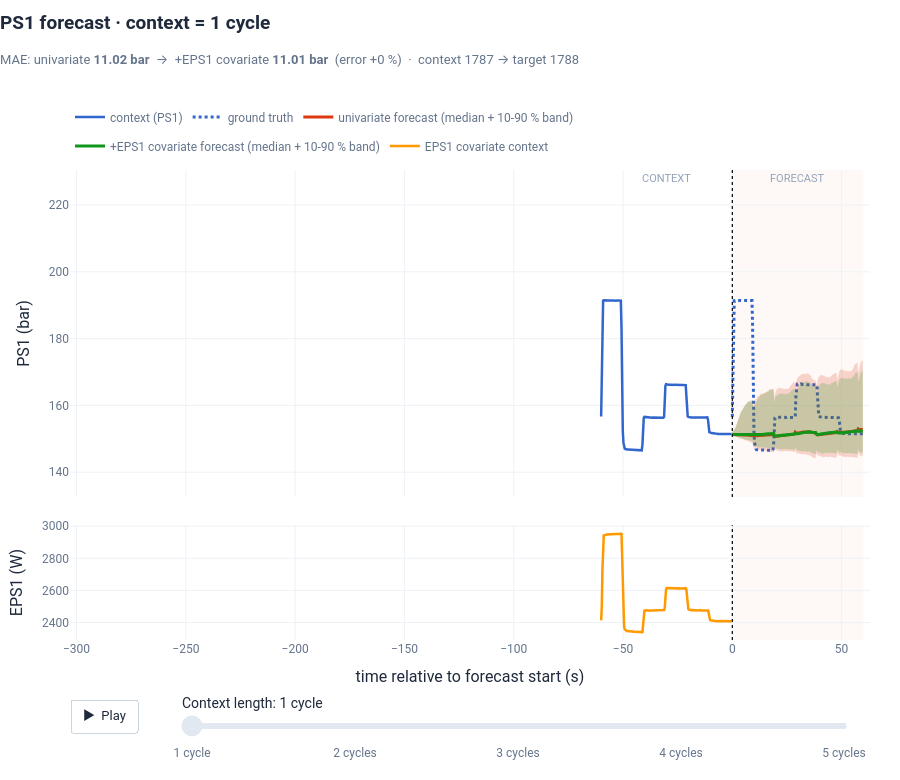

The notebook cell saved with this chart:
### Markdown cell above
## 5. Univariate vs. using EPS1 as a covariate

TiRex-2 can also look at *other* series while forecasting the target. Here we pass EPS1 (motor power) of cycle 1787 as
`past_covariates`, with the same repetition as PS1 (the covariate context must have the same length as the target context).
The green forecast uses PS1 **and** EPS1; the red one uses PS1 only. The lower panel shows exactly which extra signal the model sees.

### Code cell
show(forecast_figure(N_LIST, covariate=True), "forecast-covariate-slider")

### Figure 1 — Plotly figure (JSON) as saved in the notebook; plotly's stock layout.template omitted (floating-point values rounded to 4 significant figures; data arrays with more than 128 entries replaced by an {"elided": "..."} marker saying what was removed)
{"data": [{"hovertemplate": "%{y:.1f} bar<extra>context</extra>", "line": {"color": "#3366CC", "width": 2.5}, "mode": "lines", "name": "context (PS1)", "type": "scatter", "x": {"elided": "201 float values"}, "xaxis": "x", "y": {"elided": "201 float values"}, "yaxis": "y"}, {"hovertemplate": "%{y:.1f} bar<extra>ground truth</extra>", "line": {"color": "#3366CC", "dash": "dot", "width": 3}, "mode": "lines", "name": "ground truth", "type": "scatter", "x": {"elided": "200 float values"}, "xaxis": "x", "y": {"elided": "200 float values"}, "yaxis": "y"}, {"hoverinfo": "skip", "legendgroup": "uni", "line": {"width": 0}, "mode": "lines", "showlegend": false, "type": "scatter", "x": {"elided": "200 float values"}, "xaxis": "x", "y": {"elided": "200 float values"}, "yaxis": "y"}, {"fill": "tonexty", "fillcolor": "rgba(220,57,18,0.2)", "hoverinfo": "skip", "legendgroup": "uni", "line": {"width": 0}, "mode": "lines", "showlegend": false, "type": "scatter", "x": {"elided": "200 float values"}, "xaxis": "x", "y": {"elided": "200 float values"}, "yaxis": "y"}, {"customdata": {"elided": "200x2 float values"}, "hovertemplate": "%{y:.1f} bar  (10-90 %: %{customdata[0]:.1f} – %{customdata[1]:.1f})<extra>univariate forecast (median + 10-90 % band)</extra>", "legendgroup": "uni", "line": {"color": "#DC3912", "dash": "solid", "width": 3}, "mode": "lines", "name": "univariate forecast (median + 10-90 % band)", "type": "scatter", "x": {"elided": "200 float values"}, "xaxis": "x", "y": {"elided": "200 float values"}, "yaxis": "y"}, {"hoverinfo": "skip", "legendgroup": "cov", "line": {"width": 0}, "mode": "lines", "showlegend": false, "type": "scatter", "x": {"elided": "200 float values"}, "xaxis": "x", "y": {"elided": "200 float values"}, "yaxis": "y"}, {"fill": "tonexty", "fillcolor": "rgba(16,150,24,0.2)", "hoverinfo": "skip", "legendgroup": "cov", "line": {"width": 0}, "mode": "lines", "showlegend": false, "type": "scatter", "x": {"elided": "200 float values"}, "xaxis": "x", "y": {"elided": "200 float values"}, "yaxis": "y"}, {"customdata": {"elided": "200x2 float values"}, "hovertemplate": "%{y:.1f} bar  (10-90 %: %{customdata[0]:.1f} – %{customdata[1]:.1f})<extra>+EPS1 covariate forecast (median + 10-90 % band)</extra>", "legendgroup": "cov", "line": {"color": "#109618", "dash": "solid", "width": 3}, "mode": "lines", "name": "+EPS1 covariate forecast (median + 10-90 % band)", "type": "scatter", "x": {"elided": "200 float values"}, "xaxis": "x", "y": {"elided": "200 float values"}, "yaxis": "y"}, {"hovertemplate": "%{y:.0f} W<extra>EPS1 context</extra>", "line": {"color": "#FF9900", "width": 2.5}, "mode": "lines", "name": "EPS1 covariate context", "type": "scatter", "x": {"elided": "201 float values"}, "xaxis": "x2", "y": {"elided": "201 float values"}, "yaxis": "y2"}], "layout": {"annotations": [{"font": {"color": "#94a3b8", "size": 11}, "showarrow": false, "text": "FORECAST", "x": 30.0, "xref": "x", "y": 1, "yanchor": "top", "yref": "y domain"}, {"font": {"color": "#94a3b8", "size": 11}, "showarrow": false, "text": "CONTEXT", "x": -30.0, "xref": "x", "y": 1, "yanchor": "top", "yref": "y domain"}], "height": 780, "legend": {"x": 0.0, "xanchor": "left", "y": 1.02, "yanchor": "bottom"}, "margin": {"b": 140, "t": 170}, "shapes": [{"fillcolor": "rgba(220,57,18,0.03)", "layer": "below", "line": {"width": 0}, "type": "rect", "x0": 0, "x1": 60, "xref": "x", "y0": 0, "y1": 1, "yref": "y domain"}, {"fillcolor": "rgba(220,57,18,0.03)", "layer": "below", "line": {"width": 0}, "type": "rect", "x0": 0, "x1": 60, "xref": "x2", "y0": 0, "y1": 1, "yref": "y2 domain"}, {"line": {"color": "#000000", "dash": "dot", "width": 1.2}, "type": "line", "x0": 0, "x1": 0, "xref": "x", "y0": 0, "y1": 1, "yref": "y domain"}, {"line": {"color": "#000000", "dash": "dot", "width": 1.2}, "type": "line", "x0": 0, "x1": 0, "xref": "x2", "y0": 0, "y1": 1, "yref": "y2 domain"}], "sliders": [{"active": 0, "activebgcolor": "#1e293b", "bgcolor": "#e2e8f0", "bordercolor": "#e2e8f0", "currentvalue": {"font": {"color": "#1e293b", "size": 14}, "prefix": "Context length: "}, "font": {"color": "#64748b", "size": 12}, "len": 0.84, "minorticklen": 0, "pad": {"b": 0, "t": 50}, "steps": [{"args": [["1"], {"frame": {"duration": 0, "redraw": true}, "mode": "immediate", "transition": {"duration": 0}}], "label": "1 cycle", "method": "animate"}, {"args": [["2"], {"frame": {"duration": 0, "redraw": true}, "mode": "immediate", "transition": {"duration": 0}}], "label": "2 cycles", "method": "animate"}, {"args": [["3"], {"frame": {"duration": 0, "redraw": true}, "mode": "immediate", "transition": {"duration": 0}}], "label": "3 cycles", "method": "animate"}, {"args": [["4"], {"frame": {"duration": 0, "redraw": true}, "mode": "immediate", "transition": {"duration": 0}}], "label": "4 cycles", "method": "animate"}, {"args": [["5"], {"frame": {"duration": 0, "redraw": true}, "mode": "immediate", "transition": {"duration": 0}}], "label": "5 cycles", "method": "animate"}], "tickcolor": "#94a3b8", "ticklen": 0, "x": 0.14}], "title": {"subtitle": {"text": "MAE: univariate <b>11.02 bar</b>  →  +EPS1 covariate <b>11.01 bar</b>  (error +0 %)  ·  context 1787 → target 1788"}, "text": "PS1 forecast · context = 1 cycle"}, "updatemenus": [{"bgcolor": "white", "bordercolor": "#cbd5e1", "borderwidth": 1, "buttons": [{"args": [null, {"frame": {"duration": 1300, "redraw": true}, "fromcurrent": true, "transition": {"duration": 0}}], "label": "▶  Play", "method": "animate"}], "direction": "left", "font": {"color": "#1e293b", "size": 13}, "pad": {"t": 50}, "showactive": false, "type": "buttons", "x": 0.0, "xanchor": "left", "y": -0.02, "yanchor": "top"}], "xaxis": {"anchor": "y", "domain": [0.0, 1.0], "matches": "x2", "showticklabels": false}, "xaxis2": {"anchor": "y2", "domain": [0.0, 1.0], "range": [-303, 63], "title": {"text": "time relative to forecast start (s)"}}, "yaxis": {"anchor": "x", "domain": [0.3044, 1.0], "range": [132.6, 230.5], "title": {"text": "PS1 (bar)"}}, "yaxis2": {"anchor": "x2", "domain": [0.0, 0.2444], "range": [2291.0, 3007.0], "title": {"text": "EPS1 (W)"}}}}
